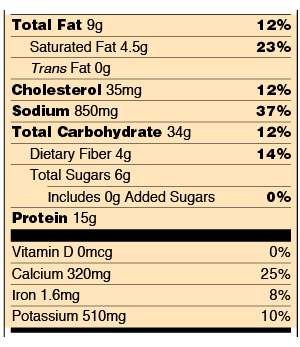
#> input picture data/nutrition.png, 300 x 347 px
$ python running.py
#> lines starting #> are read from the running program, lines starting #| are printed output that depends on the picture


# [162 lines of commented-out code are left out]


import os
from dotenv import load_dotenv
import google.generativeai as genai
import base64
import cv2
import re
import pandas as pd
import matplotlib.pyplot as plt
import pyttsx3
import numpy as np
import difflib

# Load env
load_dotenv()
api_key = os.environ.get("GEMINI_API_KEY")
genai.configure(api_key=api_key)

OCR_CORRECTIONS = {
    'contalner': 'container',
    'protzels': 'pretzels',
    'sodlum': 'sodium',
    'calclum': 'calcium',
    'calorles': 'calories',
    'servlng': 'serving',
    'slze': 'size',
    'prote-n': 'protein',
}

def correct_ocr_text(text):
    words = text.lower().split()
    corrected = []
    for word in words:
        if word in OCR_CORRECTIONS:
            corrected.append(OCR_CORRECTIONS[word])
        else:
            matches = difflib.get_close_matches(word, OCR_CORRECTIONS.keys(), n=1, cutoff=0.8)
            corrected.append(OCR_CORRECTIONS[matches[0]] if matches else word)
    return ' '.join(corrected)

def preprocess_image(image_path):
#> called with image_path = 'data/nutrition.png'
    image = cv2.imread(image_path, cv2.IMREAD_GRAYSCALE)
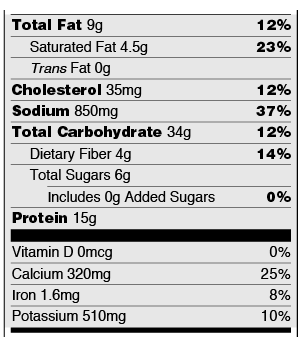
#> image: shape (347, 300); min 0, max 255, mean 199.2
    coords = np.column_stack(np.where(image < 255))
#> coords = 94087 pairs, first value 10 to 336, second value 3 to 297
    angle = cv2.minAreaRect(coords)[-1]
#> angle = -90
    angle = -(90 + angle) if angle < -45 else -angle
#> angle = 0
    (h, w) = image.shape
#> h = 347; w = 300
    M = cv2.getRotationMatrix2D((w//2, h//2), angle, 1.0)
#> M = [[1, 0, 0], [0, 1, 0]]
    deskewed = cv2.warpAffine(image, M, (w, h), flags=cv2.INTER_CUBIC, borderMode=cv2.BORDER_REPLICATE)
    clahe = cv2.createCLAHE(clipLimit=2.0, tileGridSize=(8,8))
    enhanced = clahe.apply(deskewed)
    return enhanced

def extract_text_with_gemini(image_path):
    print("Extracting text with Gemini...")
    with open(image_path, "rb") as f:
        image_bytes = f.read()

    model = genai.GenerativeModel("gemini-1.5-flash")
    response = model.generate_content([
        "Extract all visible nutrition text from this label image.",
        {
            "inline_data": {
                "mime_type": "image/png",
                "data": image_bytes
            }
        }
    ])
    text = response.text.strip()
    return correct_ocr_text(text)

def extract_nutrition(text):
#> called with text = ''
    print("Parsing nutrition data...")
    data = {}
    patterns = {
    'calories': r'calories[^\d]*(\d+)',
    'total_fat': r'total fat[^\d]*(\d+\.?\d*g?)',
    'saturated_fat': r'saturated fat[^\d]*(\d+\.?\d*g?)',
    'trans_fat': r'trans fat[^\d]*(\d+\.?\d*g?)',
    'cholesterol': r'cholesterol[^\d]*(\d+\.?\d*mg?)',
    'sodium': r'sodium[^\d]*(\d+\.?\d*mg?)',
    'total_carbohydrate': r'total carb.*?[^\d]*(\d+\.?\d*g?)',
    'dietary_fiber': r'dietary fiber[^\d]*(\d+\.?\d*g?)',
    'total_sugars': r'total sugars[^\d]*(\d+\.?\d*g?)',
    'protein': r'protein[^\d]*(\d+\.?\d*g?)',
    'vitamin d': r'vitamin d[^\d]*(\d+\.?\d*mcg?)',
    'calcium': r'calcium[^\d]*(\d+\.?\d*mg?)',
    'iron': r'iron[^\d]*(\d+\.?\d*mg?)',
}

    for key, pattern in patterns.items():
        match = re.search(pattern, text, re.IGNORECASE)
        data[key] = match.group(1).strip() if match else 'N/A'
    return data

# [75 lines left out: functions store_data, voice_summary, plot_macro_micro, not called in this run]


def main(image_path):
    if not os.path.exists(image_path):
        print(f"File not found: {image_path}")
        return
    processed = preprocess_image(image_path)
    temp = "temp_processed.png"
    cv2.imwrite(temp, processed)
    try:
        text = extract_text_with_gemini(temp)
        print("\n--- Extracted Text ---\n", text)
        nutrition = extract_nutrition(text)
        print("\n--- Nutrition Data ---\n", nutrition)
        if any(v != 'N/A' for v in nutrition.values()):
            store_data(nutrition)
            plot_macro_micro(nutrition)
            voice_summary(nutrition)
        else:
            print("Could not extract nutrition data.")
    except Exception as e:
        print(f"Error: {e}")
    finally:
        if os.path.exists(temp):
            os.remove(temp)

if __name__ == "__main__":
    image_path = 'data/nutrition.png'
    main(image_path)
